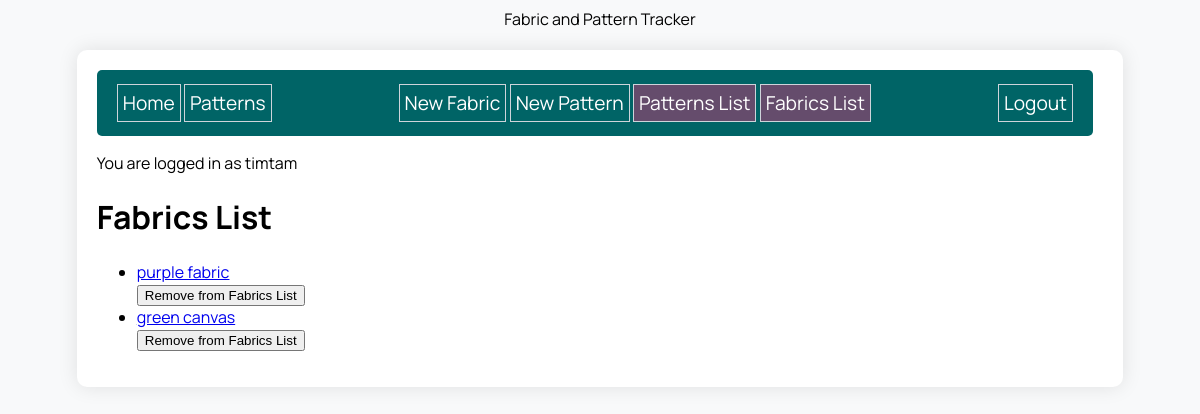
Page /fabrics_list (signed in) on the committed database.
### sewing_app/models.py (models this page shows)
class User(UserMixin, db.Model):
    id = db.Column(db.Integer, primary_key=True)
    username = db.Column(db.String(80), nullable=False, unique=True)
    password = db.Column(db.String(80), nullable=False)
    patterns_list_items = db.relationship(
        'Pattern', secondary=patterns_list, back_populates='users')
    fabrics_list_items = db.relationship(
        'Fabric', secondary=fabrics_list, back_populates='users')

class Fabric(db.Model):
    id = db.Column(db.Integer, primary_key=True)
    name = db.Column(db.String(80), nullable=False)
    color = db.Column(db.String(80), nullable=False)
    quantity = db.Column(db.Numeric(precision=5, scale=2), nullable=False)
    photo_url = db.Column(URLType)
    patterns = db.relationship(
        'Pattern', secondary=fabrics_patterns, back_populates='fabrics')
    created_by_id = db.Column(db.Integer, db.ForeignKey('user.id'))
    created_by = db.relationship('User')
    users = db.relationship('User', secondary=fabrics_list,
                            back_populates='fabrics_list_items')

### sewing_app/routes.py (the view)
@main.route('/fabrics_list')
@login_required
def fabrics_list():
    fabrics_list = current_user.fabrics_list_items
    return render_template('fabrics_list.html', fabrics_list=fabrics_list)

### sewing_app/extensions.py (called while the page is built)
@login_manager.user_loader
def load_user(user_id):
    from .models import User
    return User.query.get(user_id)

### sewing_app/templates/fabrics_list.html (shortened to what this page needs)
{% extends 'base.html' %}
{% block content %}
<h1>Fabrics List</h1>
{% if fabrics_list %}
<ul class="fabrics-list">
  {% for fabric in fabrics_list %}
  <li class="fabrics-item">
    <a href="{{ url_for('main.fabric_detail', fabric_id=fabric.id) }}">
      {{ fabric.name }}
      <form action="{{ url_for('main.remove_from_fabrics_list', fabric_id=fabric.id) }}" method="POST">
        <button type="submit" class="btn-remove-from-list">Remove from Fabrics List</button>
      </form>
  </li>
  {% endfor %}
</ul>
{% else %}
<p>Your fabrics list is empty.</p>
{% endif %}
{% endblock %}

### sewing_app/templates/base.html (shortened to what this page needs)
<!DOCTYPE html>
<html>
<head>
    <name>Fabric and Pattern Tracker</name>
    <link rel="stylesheet" href="/static/style.css">
</head>
<body>
    <div id="content">
        <nav>
            <div>
                <a href="/">Home</a>
                <a href="/patterns">Patterns</a>
            </div>
            <div>
                {% if current_user.is_authenticated %}
                <a href="/new_fabric">New Fabric</a>
                <a href="/new_pattern">New Pattern</a>
                <a class="patterns-list" href="/patterns_list">Patterns List</a>
                <a class="fabrics-list" href="/fabrics_list">Fabrics List</a>
            </div>
            <div>
                <a href="{{ url_for('auth.logout') }}">Logout</a>
                {% else %}
                <a href="{{ url_for('auth.login') }}">Login</a>
                <a href="{{ url_for('auth.signup') }}">Signup</a>
                {% endif %}
            </div>
        </nav>
        {% if current_user.is_authenticated %}
        <p>You are logged in as {{ current_user.username }}</p>
        {% endif %}
        {% block content %}{% endblock %}
    </div>
</body>
</html>

### sewing_app/static/style.css (style rules this page uses)
:root { --primary-color: #006466; --secondary-color: #3e1f47; --accent-color: #654c6c; }
body { display: flex; flex-direction: column; align-items: center; background-color: #f8f9fa; font-family: 'Manrope', sans-serif; }
#content { width: 85%; background-color: white; padding: 20px; margin-top: 20px; border-radius: 10px; box-shadow: 0 0 20px rgba(0, 0, 0, 0.1); }
nav { width: 95%; display: flex; flex-direction: row; justify-content: space-between; background-color: var(--primary-color); padding: 20px 20px; border-radius: 5px; }
nav a { color: white; text-decoration: none; font-size: 1.2em; border: 1px solid #ced4da; padding: 5px; }
a.patterns-list, a.fabrics-list { background-color: var(--accent-color); }

### rows in the picture
User: username "timtam"
Fabric: name "purple fabric"
Fabric: name "green canvas"
